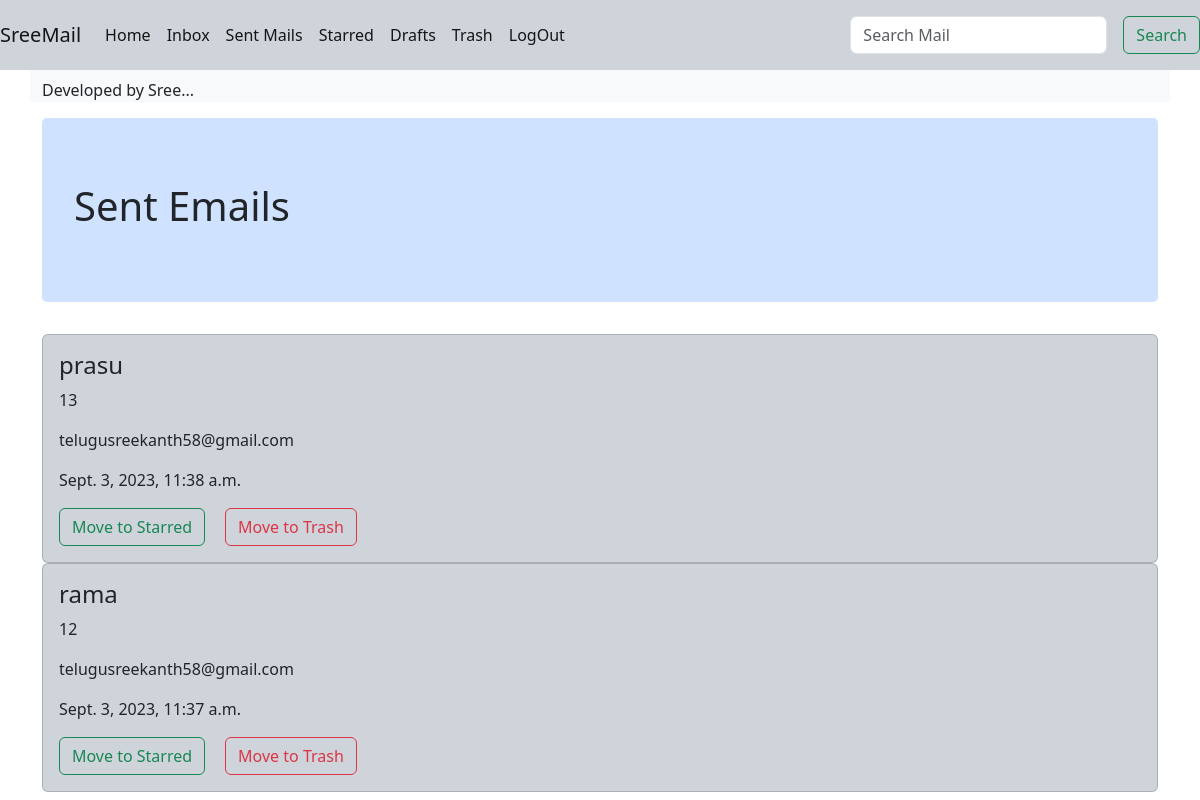
/sentmails/, run on an earlier commit of the app's database.
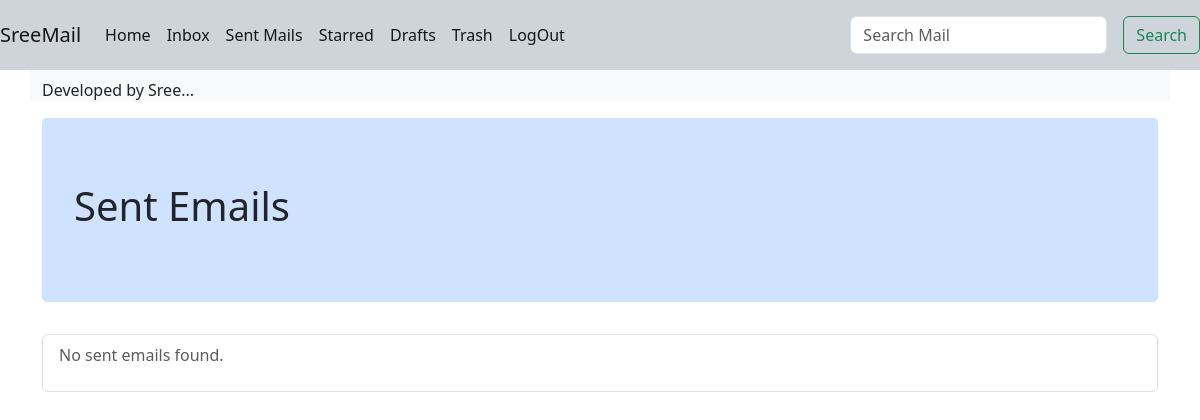
And on a later commit of the database.
### sent/models.py (models this page shows, shortened)
class SentEmail(models.Model):
    subject = models.CharField(max_length=255)
    recipient = models.EmailField()
    message = models.TextField()
    sent_date = models.DateTimeField(auto_now_add=True)

### mail/views.py (the view)
# urls.py: path('sentmails/',views.list_sent_emails,name="sentmails"),
def list_sent_emails(request):
    sent_emails = SentEmail.objects.all().order_by('subject')
    data={}
    try:
        if request.method=='GET':
            st=request.GET.get('name')
        if st!=None:
            sent_emails=SentEmail.objects.filter(subject__icontains=st)
        if sent_emails==None:
            sent_emails=True
        data={
            "sent_emails":sent_emails,
        }
        return render(request, 'sentmails.html',data)
    except:
        pass

### templates/sentmails.html (shortened to what this page needs)
<!DOCTYPE html>
<html lang="en">
<head>
    <link href="/static/css/bootstrap.min.css" rel="stylesheet">
    <link href="https://stackpath.bootstrapcdn.com/bootstrap/5.5.0/css/bootstrap.min.css" rel="stylesheet">
    <link href="https://cdn.jsdelivr.net/npm/bootstrap@5.5.0/dist/css/bootstrap.min.css" rel="stylesheet">
    <link href="https://cdn.jsdelivr.net/npm/bootstrap@5.5.0/dist/css/bootstrap.min.css" rel="stylesheet">
    <link href="https://cdn.jsdelivr.net/npm/bootstrap@5.5.0/dist/css/bootstrap-theme.min.css" rel="stylesheet">
    <link rel="stylesheet" href="https://stackpath.bootstrapcdn.com/bootstrap/4.5.2/css/bootstrap.min.css">
    <link href="https://cdn.jsdelivr.net/npm/bootstrap@5.3.1/dist/css/bootstrap.min.css" rel="stylesheet"
>
    <link rel="stylesheet" href="https://cdn.jsdelivr.net/npm/bootstrap@5.5.0/dist/css/bootstrap.min.css">
    <link rel="stylesheet" href="https://cdn.jsdelivr.net/npm/bootstrap@5.5.0/dist/css/bootstrap.min.css">
</head>
<body>
    <nav class="navbar navbar-expand-md navbar-light bg-dark-subtle">
      <a class="navbar-brand" href="{% url 'home' %}">SreeMail</a>
      <div class="collapse navbar-collapse" id="navbarSupportedContent">
        <ul class="navbar-nav mr-auto">
          <li class="nav-item active">
            <a class="nav-link" href="{% url 'home' %}">Home <span class="sr-only">(current)</span></a>
          </li>
          <li class="nav-item active">
            <a class="nav-link" href="{% url 'inbox' %}">Inbox</a>
          </li>
          <li class="nav-item active">
              <a class="nav-link" href="{% url 'sentmails' %}">Sent Mails</a>
            </li>
            <li class="nav-item active">
              <a class="nav-link" href="{% url 'stared' %}">Starred</a>
            </li>
            <li class="nav-item active">
              <a class="nav-link" href="{% url 'drafts' %}">Drafts</a>
            </li>
            <li class="nav-item active">
              <a class="nav-link" href="{% url 'trash' %}">Trash</a>
            </li>
            <li class="nav-item active">
              <a class="nav-link" href="{% url 'logout' %}">LogOut</a>
            </li>
        </ul>
        <form class="form-inline my-2 my-lg-0" method="get">
          <input class="form-control mr-sm-3" type="search" placeholder="Search Mail" aria-label="Search">
          <button class="btn btn-outline-success my-2 my-sm-2" type="submit">Search</button>
        </form>
      </div>
    </nav>
    <marquee onmouseover="stop()" onmouseout="start()">
        <div class="container-lg pt-2 badge-light m-auto">Developed by Sree...</div>
    </marquee>
    <div class="container mt-3">
        <div class="jumbotron bg-primary-subtle">
            <h1 class="display-7">Sent Emails</h1>
        </div>
        <div class="list-group">
            {% for email in sent_emails %}
            <div class="card bg-dark-subtle">
                <div class="card-body">
                    <h4 class="card-title">
                        {{email.subject}}
                    </h4>
                    <p class="card-text">{{ email.id }}</p>
                    <p class="card-text">{{ email.recipient }}</p>
                    <p class="card-text">{{ email.sent_date }}</p>
                    <div class="button-container">
                        <form method="post" action="{% url 'starred_message' record_id=email.id %}">
                            <button type="submit" class="btn btn-outline-success">Move to Starred</button>
                        </form>
                        <form method="post" action="{% url 'delete_record' record_id=email.id %}">
                            <button type="submit" class="btn btn-outline-danger">Move to Trash</button>
                        </form>
                    </div>
                </div>
            </div>
            {% empty %}
            <div class="list-group-item">
                <p class="text-muted">No sent emails found.</p>
            </div>
            {% endfor %}
        </div>
    </div>
</body>
</html>

What changed in the data, as far as the page shows it:
removed SentEmail: subject "prasu", id "13", recipient "telugusreekanth58@gmail.com", sent_date "Sept. 3, 2023, 11:38 a.m."
removed SentEmail: subject "rama", id "12", recipient "telugusreekanth58@gmail.com", sent_date "Sept. 3, 2023, 11:37 a.m."
Also different on the page:
text now shown: "No sent emails found."
